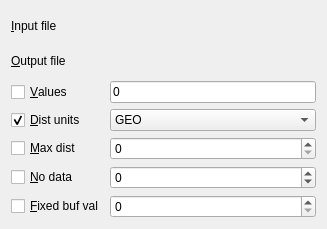
<?xml version="1.0" encoding="UTF-8"?>
<ui version="4.0">
 <class>GdalToolsWidget</class>
 <widget class="QWidget" name="GdalToolsWidget">
  <property name="geometry">
   <rect>
    <x>0</x>
    <y>0</y>
    <width>327</width>
    <height>229</height>
   </rect>
  </property>
  <property name="sizePolicy">
   <sizepolicy hsizetype="Expanding" vsizetype="Preferred">
    <horstretch>0</horstretch>
    <verstretch>0</verstretch>
   </sizepolicy>
  </property>
  <property name="windowTitle">
   <string>Proximity (Raster distance)</string>
  </property>
  <layout class="QVBoxLayout" name="verticalLayout">
   <item>
    <layout class="QGridLayout" name="gridLayout">
     <item row="0" column="0">
      <widget class="QLabel" name="label">
       <property name="text">
        <string>&amp;Input file</string>
       </property>
       <property name="buddy">
        <cstring>inSelector</cstring>
       </property>
      </widget>
     </item>
     <item row="1" column="0">
      <widget class="QLabel" name="label_2">
       <property name="text">
        <string>&amp;Output file</string>
       </property>
       <property name="buddy">
        <cstring>outSelector</cstring>
       </property>
      </widget>
     </item>
     <item row="2" column="0">
      <widget class="QCheckBox" name="valuesCheck">
       <property name="text">
        <string>&amp;Values</string>
       </property>
      </widget>
     </item>
     <item row="3" column="0">
      <widget class="QCheckBox" name="distUnitsCheck">
       <property name="text">
        <string>&amp;Dist units</string>
       </property>
       <property name="checked">
        <bool>true</bool>
       </property>
      </widget>
     </item>
     <item row="3" column="1">
      <widget class="QComboBox" name="distUnitsCombo">
       <item>
        <property name="text">
         <string>GEO</string>
        </property>
       </item>
       <item>
        <property name="text">
         <string>PIXEL</string>
        </property>
       </item>
      </widget>
     </item>
     <item row="4" column="0">
      <widget class="QCheckBox" name="maxDistCheck">
       <property name="text">
        <string>&amp;Max dist</string>
       </property>
      </widget>
     </item>
     <item row="4" column="1">
      <widget class="QSpinBox" name="maxDistSpin">
       <property name="maximum">
        <number>65000</number>
       </property>
      </widget>
     </item>
     <item row="5" column="0">
      <widget class="QCheckBox" name="noDataCheck">
       <property name="text">
        <string>&amp;No data</string>
       </property>
      </widget>
     </item>
     <item row="5" column="1">
      <widget class="QSpinBox" name="noDataSpin">
       <property name="minimum">
        <number>-100000</number>
       </property>
       <property name="maximum">
        <number>65000</number>
       </property>
      </widget>
     </item>
     <item row="6" column="0">
      <widget class="QCheckBox" name="fixedBufValCheck">
       <property name="text">
        <string>&amp;Fixed buf val</string>
       </property>
      </widget>
     </item>
     <item row="6" column="1">
      <widget class="QSpinBox" name="fixedBufValSpin">
       <property name="maximum">
        <number>65000</number>
       </property>
      </widget>
     </item>
     <item row="2" column="1">
      <widget class="QLineEdit" name="valuesEdit">
       <property name="text">
        <string>0</string>
       </property>
      </widget>
     </item>
     <item row="0" column="1">
      <widget class="GdalToolsInOutSelector" name="inSelector" native="true"/>
     </item>
     <item row="1" column="1">
      <widget class="GdalToolsInOutSelector" name="outSelector" native="true"/>
     </item>
    </layout>
   </item>
  </layout>
 </widget>
 <customwidgets>
  <customwidget>
   <class>GdalToolsInOutSelector</class>
   <extends>QWidget</extends>
   <header>inOutSelector</header>
   <container>1</container>
  </customwidget>
 </customwidgets>
 <resources/>
 <connections/>
</ui>
